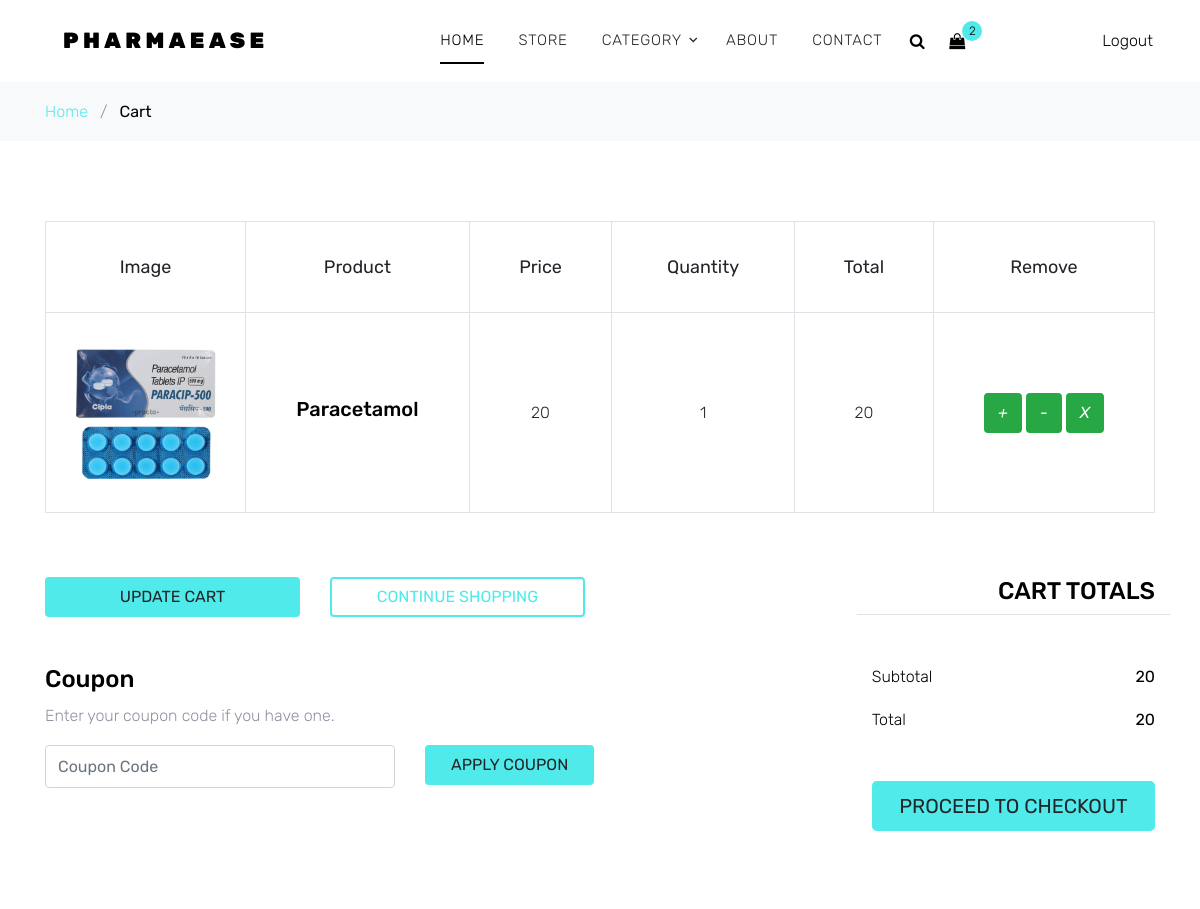
/cartview/ (signed in, upper part), run on an earlier commit of the app's database.
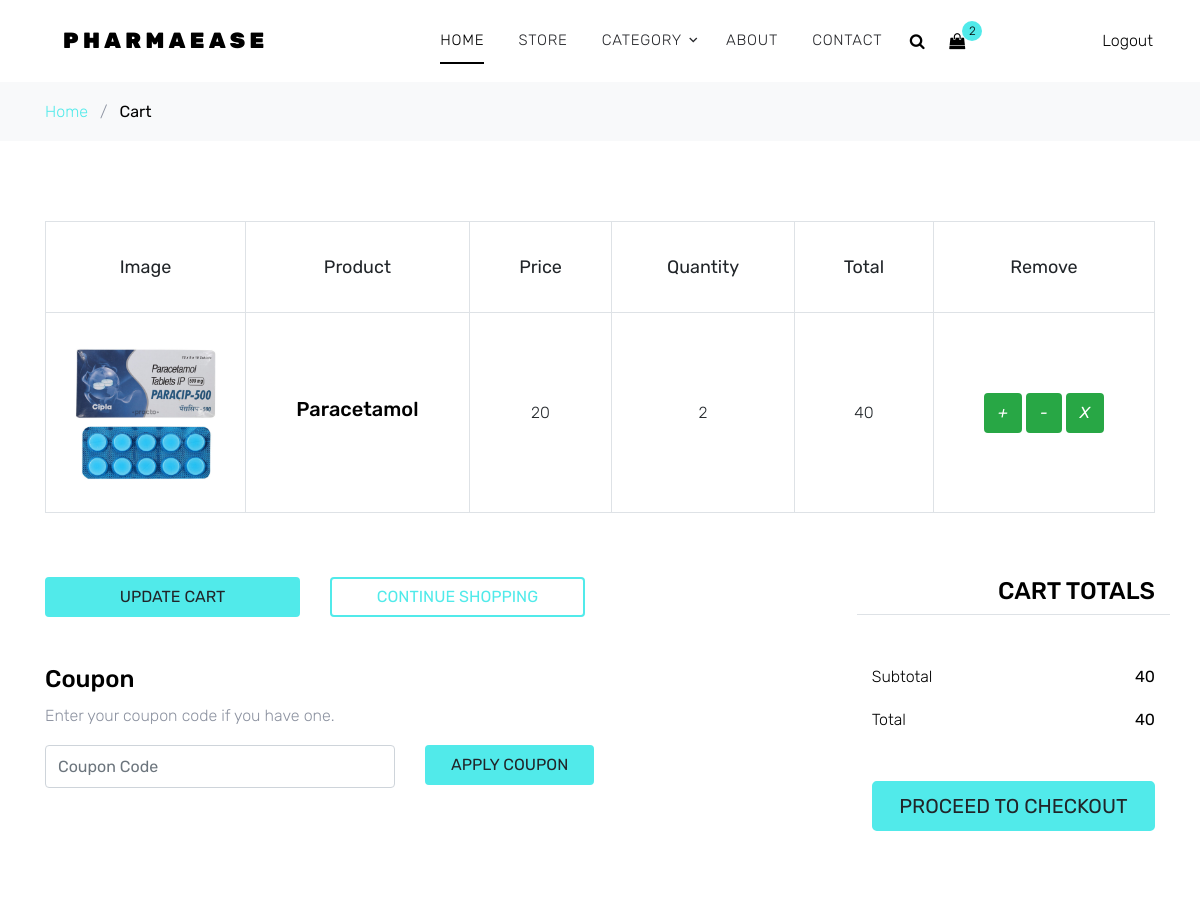
And on a later commit of the database.
### cart/models.py (models this page shows, shortened)
class Cart(models.Model):
    user = models.ForeignKey(User, on_delete=models.CASCADE)
    product = models.ForeignKey(Product, on_delete=models.CASCADE)
    quantity = models.IntegerField(default=0)
    date_added = models.DateTimeField(auto_now_add=True)
    def subtotal(self):
        return self.quantity * self.product.price

### shop/models.py (models this page shows)
class Product(models.Model):
    name = models.CharField(max_length=100)
    image = models.ImageField(upload_to='products/')
    description = models.TextField()
    price = models.IntegerField()
    stock = models.IntegerField()
    category = models.ForeignKey(Category, on_delete=models.CASCADE)
    sub_category = models.ForeignKey(SubCategory, on_delete=models.CASCADE, related_name='sub_category' ,null=True)
    created = models.DateTimeField(auto_now_add=True)
    updated = models.DateTimeField(auto_now=True)
    prescription =models.BooleanField(default=False)

### cart/views.py (the view)
# urls.py: path('cartview/', views.CartView.as_view(), name='cartview'),
class CartView(View):
    def get(self,request):
        c=Cart.objects.filter(user=request.user)
        total=0
        for i in c:
            total+=i.subtotal()
        context={'total':total,'cart':c}
        return render(request,'cart.html',context)

### cart/context_processors.py (called while the page is built)
def cart_items(request):
    total = 0
    if request.user.is_authenticated:
        u=request.user
        c = Cart.objects.filter(user=u)
        for i in c:
           total+=i.subtotal()
    return {'total':total}

### shop/context_processors.py (called while the page is built)
def menu_links(request):
    c=Category.objects.all()
    return {'links':c}

### templates/cart.html (shortened to what the changed rows need)
{% extends 'base.html' %}
{% load static %}
{% block content %}
    <div class="site-section">
      <div class="container">
        <div class="row mb-5">
          <form class="col-md-12" method="post">
            <div class="site-blocks-table">
              <table class="table table-bordered">
                <thead>
                  <tr>
                    <th class="product-thumbnail">Image</th>
                    <th class="product-name">Product</th>
                    <th class="product-price">Price</th>
                    <th class="product-quantity">Quantity</th>
                    <th class="product-total">Total</th>
                    <th class="product-remove">Remove</th>
                  </tr>
                </thead>
                <tbody>
                {% for i in cart %}
                  <tr>
                    <td class="product-thumbnail">
                      <img src="{{i.product.image.url}}" alt="Image" class="img-fluid">
                    </td>
                    <td class="product-name">
                      <h2 class="h5 text-black">{{i.product.name}}</h2>
                    </td>
                    <td>{{i.product.price}}</td>
                    <td>{{i.quantity}}</td>
                    <td>{{i.subtotal}}</td>
                    <td class="remove-pr">
                                        {% if i.product.stock > i.quantity %}
                                        <a href="{% url 'cart:addtocart' i.product.id %}">
									<i class="btn btn-success">+</i>
								</a>
                                        <a href="{% url 'cart:cartdecrement' i.id %}">
									<i class="btn btn-success">-</i>
								</a>
                                        <a href="{% url 'cart:cartremove' i.id %}">
									<i class="btn btn-success">x</i>
								</a>
                                        {% endif %}
                  </tr>
                {% endfor %}
                </tbody>
              </table>
            </div>
          </form>
        </div>
        <div class="row">
          <div class="col-md-6 pl-5">
            <div class="row justify-content-end">
              <div class="col-md-7">
                <div class="row mb-3">
                  <div class="col-md-6 text-right">
                    <strong class="text-black">{{total}}</strong>
                  </div>
                </div>
                <div class="row mb-5">
                  <div class="col-md-6 text-right">
                    <strong class="text-black">{{total}}</strong>
                  </div>
                </div>
              </div>
            </div>
          </div>
        </div>
      </div>
    </div>
{% endblock %}

What changed in the data, as far as the page shows it:
changed Cart "Paracetamol": quantity "1" → "2"; subtotal "20" → "40"
Also different on the page:
{{ total }}: "20" → "40"
